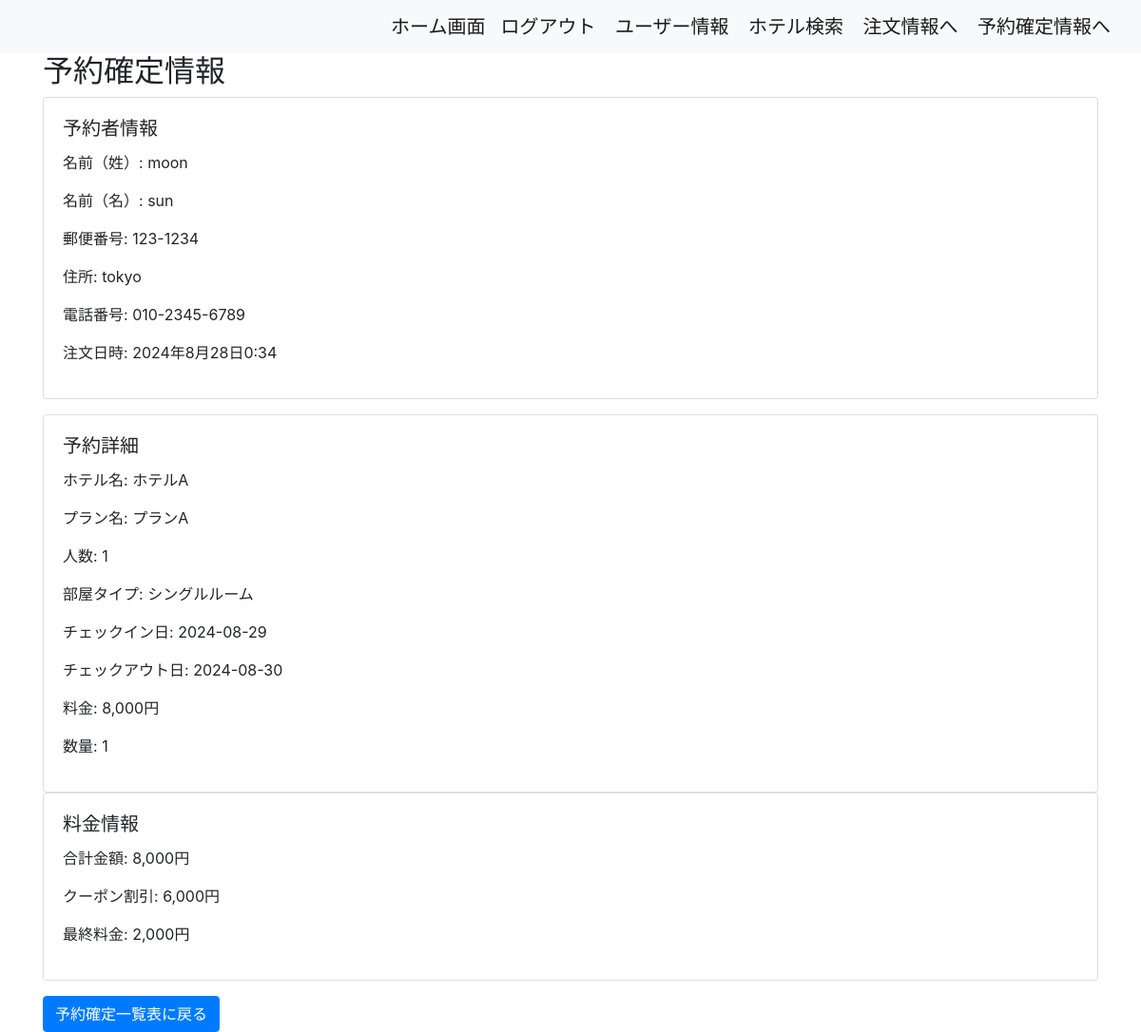
The page /hotel/order_success_info/85/ (signed in) on the database its author committed.
### hotel/models.py (models this page shows, shortened)
class OrderItems(models.Model):
    quantity = models.PositiveIntegerField()
    product = models.ForeignKey(
        PlanName,
        on_delete=models.SET_NULL,
        blank=True,
        null=True,
    )
    order = models.ForeignKey(
        Orders, on_delete=models.CASCADE, related_name='orderitems_set'
    )
    checkin = models.DateField(null=True, blank=True)
    checkout = models.DateField(null=True, blank=True)
    last_name = models.CharField(max_length=100, blank=True)
    first_name = models.CharField(max_length=100, blank=True)
    zip_code = models.CharField(max_length=20, blank=True)
    address = models.CharField(max_length=200, blank=True)
    phone_number = models.CharField(max_length=20, blank=True)
    objects = OrderItemsManager()
    class Meta:
        db_table = 'order_items'
        unique_together = [['product', 'order']]

class Orders(models.Model):
    total_price = models.DecimalField(max_digits=10, decimal_places=2)
    kupon_amount = models.DecimalField(max_digits=10, decimal_places=2, default=0)
    discounted_price = models.DecimalField(max_digits=10, decimal_places=2)
    created_at = models.DateTimeField(default=timezone.now)
    address = models.ForeignKey(
        UserAddresses,
        on_delete=models.SET_NULL,
        blank=True,
        null=True,
        related_name='orders'
    )
    user = models.ForeignKey(
        Users,
        on_delete=models.SET_NULL,
        blank=True,
        null=True,
        related_name='orders'
    )
    status = models.CharField(max_length=20, default='pending')
    objects = OrdersManager()
    class Meta:
        db_table = 'orders'

class PlanName(models.Model):
    name = models.CharField(max_length=1000)
    people = models.IntegerField()
    room_type = models.CharField(max_length=1000)
    price = models.DecimalField(max_digits=5, decimal_places=0)
    hotel = models.ForeignKey(HotelName, on_delete=models.CASCADE, default=1)
    stock = models.PositiveIntegerField(default=0)
    order = models.IntegerField(default=0)
    checkin = models.DateField(null=True, blank=True)
    checkout = models.DateField(null=True, blank=True)
    kupon = models.IntegerField(default=0)
    plan_id = models.IntegerField(default=0)
    objects = PlanNameManager()
    class Meta:
        db_table = 'plan_name'
        ordering = ['order']

class HotelName(models.Model):
    name = models.CharField(max_length=1000)
    order = models.IntegerField(default=0)
    class Meta:
        db_table = 'hotel_name'
        ordering = ['order']

### hotel/views.py (the view)
# urls.py: path('order_success_info/<int:pk>/', OrdersDetailView.as_view(), name='order_success_info'),
class OrdersDetailView(LoginRequiredMixin, DetailView):
    model = Orders
    template_name = 'hotel/order_success_info.html'
    context_object_name = 'order'
    def get_object(self, queryset=None):
        try:
            obj = super().get_object(queryset)
            if obj.user != self.request.user:
                raise PermissionDenied("この注文を表示する権限がありません。")
            return obj
        except Http404:
            raise PermissionDenied("該当注文が存在しません。")
    def get_context_data(self, **kwargs):
        context = super().get_context_data(**kwargs)
        order = self.object
        context['order_items'] = order.orderitems_set.all().select_related('product', 'product__hotel')
        first_item = context['order_items'].first()
        if first_item:
            context['ordersuccess_info'] = {
                'last_name': first_item.last_name,
                'first_name': first_item.first_name,
                'zip_code': first_item.zip_code,
                'address': first_item.address,
                'phone_number': first_item.phone_number,
            }
            logger.info(f"Order {order.id} ordersuccess_info: {context['ordersuccess_info']}")
        else:
            logger.warning(f"No items found for order {order.id}")
        return context

### templates/hotel/order_success_info.html (shortened to what this page needs)
{% extends 'base.html' %}
{% load humanize %}
{% block content %}
<div class="container">
    <h2>予約確定情報</h2>
    {% if order %}
        <div class="card mb-3">
            <div class="card-body">
                <h5 class="card-title">予約者情報</h5>
                <p>名前（姓）: {{ ordersuccess_info.last_name }}</p>
                <p>名前（名）: {{ ordersuccess_info.first_name }}</p>
                <p>郵便番号: {{ ordersuccess_info.zip_code }}</p>
                <p>住所: {{ ordersuccess_info.address }}</p>
                <p>電話番号: {{ ordersuccess_info.phone_number }}</p>
                <p>注文日時: {{ order.created_at }}</p>
            </div>
        </div>
        <div class="card mt-3">
            <div class="card-body">
                <h5 class="card-title">予約詳細</h5>
                {% for item in order_items %}
                    <div class="mb-3">
                        <p>ホテル名: {{ item.product.hotel.name }}</p>
                        <p>プラン名: {{ item.product.name }}</p>
                        <p>人数: {{ item.product.people }}</p>
                        <p>部屋タイプ: {{ item.product.room_type }}</p>
                        <p>チェックイン日: {{ item.checkin|date:"Y-m-d" }}</p>
                        <p>チェックアウト日: {{ item.checkout|date:"Y-m-d" }}</p>
                        <p>料金: {{ item.product.price|intcomma }}円</p>
                        <p>数量: {{ item.quantity }}</p>
                    </div>
                {% endfor %}
            </div>
        </div>
        <div class="card">
            <div class="card-body">
                <h5 class="card-title">料金情報</h5>
                <p>合計金額: {{ order.total_price|floatformat:0|intcomma }}円</p>
                <p>クーポン割引: {{ order.kupon_amount|floatformat:0|intcomma }}円</p>
                <p>最終料金: {{ order.discounted_price|floatformat:0|intcomma }}円</p>
            </div>
        </div>
    {% endif %}
    <a href="{% url 'hotel:order_success_list' %}" class="btn btn-primary mt-3">予約確定一覧表に戻る</a>
</div>
{% endblock %}

### rows shown on the page
OrderItems: last_name "moon", first_name "sun", zip_code "123-1234", address "tokyo", phone_number "010-2345-6789", product.hotel.name "ホテルA", product.name "プランA", product.people "1", product.room_type "シングルルーム", checkin "2024-08-29", checkout "2024-08-30", product.price "8,000", quantity "1"
Orders: created_at "2024年8月28日0:34", total_price "8,000", kupon_amount "6,000", discounted_price "2,000"
